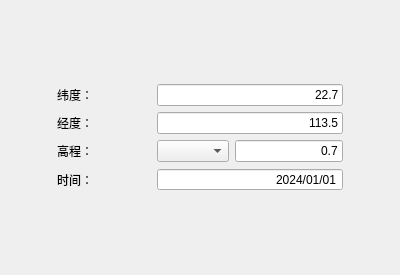
<?xml version="1.0" encoding="UTF-8"?>
<ui version="4.0">
 <class>QueryFromPointSetForm</class>
 <widget class="QWidget" name="QueryFromPointSetForm">
  <property name="geometry">
   <rect>
    <x>0</x>
    <y>0</y>
    <width>400</width>
    <height>275</height>
   </rect>
  </property>
  <property name="windowTitle">
   <string>Form</string>
  </property>
  <layout class="QGridLayout" name="gridLayout_2">
   <property name="leftMargin">
    <number>0</number>
   </property>
   <property name="topMargin">
    <number>0</number>
   </property>
   <property name="rightMargin">
    <number>0</number>
   </property>
   <property name="bottomMargin">
    <number>0</number>
   </property>
   <item row="0" column="0">
    <layout class="QGridLayout" name="gridLayout">
     <item row="3" column="3" colspan="2">
      <widget class="QDateTimeEdit" name="dateTimeEdit">
       <property name="alignment">
        <set>Qt::AlignmentFlag::AlignRight|Qt::AlignmentFlag::AlignTrailing|Qt::AlignmentFlag::AlignVCenter</set>
       </property>
       <property name="buttonSymbols">
        <enum>QAbstractSpinBox::ButtonSymbols::NoButtons</enum>
       </property>
       <property name="dateTime">
        <datetime>
         <hour>0</hour>
         <minute>0</minute>
         <second>0</second>
         <year>2024</year>
         <month>1</month>
         <day>1</day>
        </datetime>
       </property>
       <property name="maximumDateTime">
        <datetime>
         <hour>23</hour>
         <minute>59</minute>
         <second>59</second>
         <year>2029</year>
         <month>12</month>
         <day>31</day>
        </datetime>
       </property>
       <property name="minimumDateTime">
        <datetime>
         <hour>0</hour>
         <minute>0</minute>
         <second>0</second>
         <year>1900</year>
         <month>1</month>
         <day>1</day>
        </datetime>
       </property>
       <property name="maximumDate">
        <date>
         <year>2029</year>
         <month>12</month>
         <day>31</day>
        </date>
       </property>
       <property name="minimumDate">
        <date>
         <year>1900</year>
         <month>1</month>
         <day>1</day>
        </date>
       </property>
       <property name="displayFormat">
        <string>yyyy/MM/dd</string>
       </property>
      </widget>
     </item>
     <item row="1" column="0">
      <spacer name="horizontalSpacer_2">
       <property name="orientation">
        <enum>Qt::Orientation::Horizontal</enum>
       </property>
       <property name="sizeHint" stdset="0">
        <size>
         <width>40</width>
         <height>20</height>
        </size>
       </property>
      </spacer>
     </item>
     <item row="3" column="2">
      <spacer name="horizontalSpacer_8">
       <property name="orientation">
        <enum>Qt::Orientation::Horizontal</enum>
       </property>
       <property name="sizeHint" stdset="0">
        <size>
         <width>40</width>
         <height>20</height>
        </size>
       </property>
      </spacer>
     </item>
     <item row="0" column="1">
      <widget class="QLabel" name="label">
       <property name="text">
        <string>纬度：</string>
       </property>
      </widget>
     </item>
     <item row="2" column="1">
      <widget class="QLabel" name="label_3">
       <property name="text">
        <string>高程：</string>
       </property>
      </widget>
     </item>
     <item row="0" column="0">
      <spacer name="horizontalSpacer">
       <property name="orientation">
        <enum>Qt::Orientation::Horizontal</enum>
       </property>
       <property name="sizeHint" stdset="0">
        <size>
         <width>40</width>
         <height>20</height>
        </size>
       </property>
      </spacer>
     </item>
     <item row="3" column="0">
      <spacer name="horizontalSpacer_4">
       <property name="orientation">
        <enum>Qt::Orientation::Horizontal</enum>
       </property>
       <property name="sizeHint" stdset="0">
        <size>
         <width>40</width>
         <height>20</height>
        </size>
       </property>
      </spacer>
     </item>
     <item row="1" column="1">
      <widget class="QLabel" name="label_2">
       <property name="text">
        <string>经度：</string>
       </property>
      </widget>
     </item>
     <item row="2" column="3">
      <widget class="QComboBox" name="comboBox"/>
     </item>
     <item row="2" column="4">
      <widget class="QLineEdit" name="lineEdit_height">
       <property name="text">
        <string>0.7</string>
       </property>
       <property name="alignment">
        <set>Qt::AlignmentFlag::AlignRight|Qt::AlignmentFlag::AlignTrailing|Qt::AlignmentFlag::AlignVCenter</set>
       </property>
      </widget>
     </item>
     <item row="2" column="0">
      <spacer name="horizontalSpacer_3">
       <property name="orientation">
        <enum>Qt::Orientation::Horizontal</enum>
       </property>
       <property name="sizeHint" stdset="0">
        <size>
         <width>40</width>
         <height>20</height>
        </size>
       </property>
      </spacer>
     </item>
     <item row="1" column="2">
      <spacer name="horizontalSpacer_6">
       <property name="orientation">
        <enum>Qt::Orientation::Horizontal</enum>
       </property>
       <property name="sizeHint" stdset="0">
        <size>
         <width>40</width>
         <height>20</height>
        </size>
       </property>
      </spacer>
     </item>
     <item row="3" column="1">
      <widget class="QLabel" name="label_4">
       <property name="text">
        <string>时间：</string>
       </property>
      </widget>
     </item>
     <item row="1" column="3" colspan="2">
      <widget class="QLineEdit" name="lineEdit_lon">
       <property name="text">
        <string>113.5</string>
       </property>
       <property name="alignment">
        <set>Qt::AlignmentFlag::AlignRight|Qt::AlignmentFlag::AlignTrailing|Qt::AlignmentFlag::AlignVCenter</set>
       </property>
      </widget>
     </item>
     <item row="0" column="2">
      <spacer name="horizontalSpacer_5">
       <property name="orientation">
        <enum>Qt::Orientation::Horizontal</enum>
       </property>
       <property name="sizeHint" stdset="0">
        <size>
         <width>40</width>
         <height>20</height>
        </size>
       </property>
      </spacer>
     </item>
     <item row="0" column="3" colspan="2">
      <widget class="QLineEdit" name="lineEdit_lat">
       <property name="text">
        <string>22.7</string>
       </property>
       <property name="alignment">
        <set>Qt::AlignmentFlag::AlignRight|Qt::AlignmentFlag::AlignTrailing|Qt::AlignmentFlag::AlignVCenter</set>
       </property>
      </widget>
     </item>
     <item row="2" column="2">
      <spacer name="horizontalSpacer_7">
       <property name="orientation">
        <enum>Qt::Orientation::Horizontal</enum>
       </property>
       <property name="sizeHint" stdset="0">
        <size>
         <width>40</width>
         <height>20</height>
        </size>
       </property>
      </spacer>
     </item>
     <item row="0" column="5">
      <spacer name="horizontalSpacer_9">
       <property name="orientation">
        <enum>Qt::Orientation::Horizontal</enum>
       </property>
       <property name="sizeHint" stdset="0">
        <size>
         <width>40</width>
         <height>20</height>
        </size>
       </property>
      </spacer>
     </item>
     <item row="1" column="5">
      <spacer name="horizontalSpacer_10">
       <property name="orientation">
        <enum>Qt::Orientation::Horizontal</enum>
       </property>
       <property name="sizeHint" stdset="0">
        <size>
         <width>40</width>
         <height>20</height>
        </size>
       </property>
      </spacer>
     </item>
     <item row="2" column="5">
      <spacer name="horizontalSpacer_11">
       <property name="orientation">
        <enum>Qt::Orientation::Horizontal</enum>
       </property>
       <property name="sizeHint" stdset="0">
        <size>
         <width>40</width>
         <height>20</height>
        </size>
       </property>
      </spacer>
     </item>
     <item row="3" column="5">
      <spacer name="horizontalSpacer_12">
       <property name="orientation">
        <enum>Qt::Orientation::Horizontal</enum>
       </property>
       <property name="sizeHint" stdset="0">
        <size>
         <width>40</width>
         <height>20</height>
        </size>
       </property>
      </spacer>
     </item>
    </layout>
   </item>
  </layout>
 </widget>
 <resources/>
 <connections/>
</ui>
